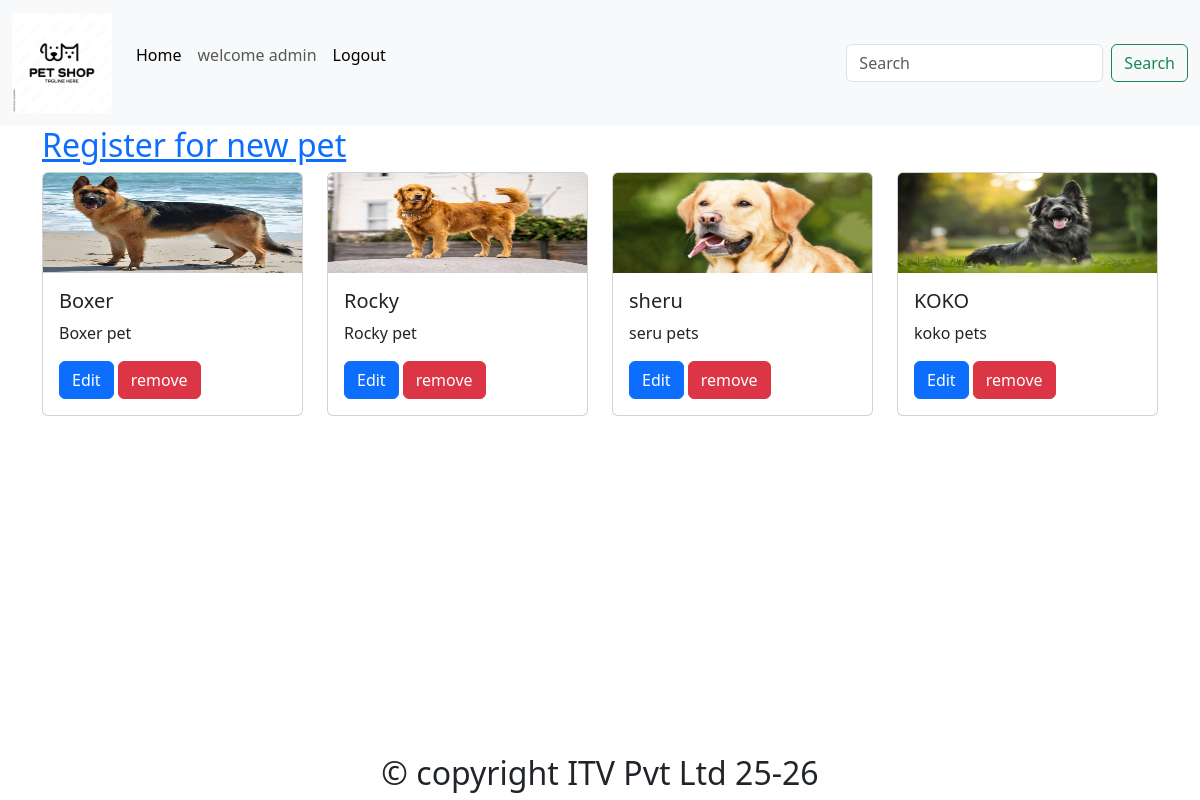
Before: /searchbygender/?gender=male (signed in) with the older database file.
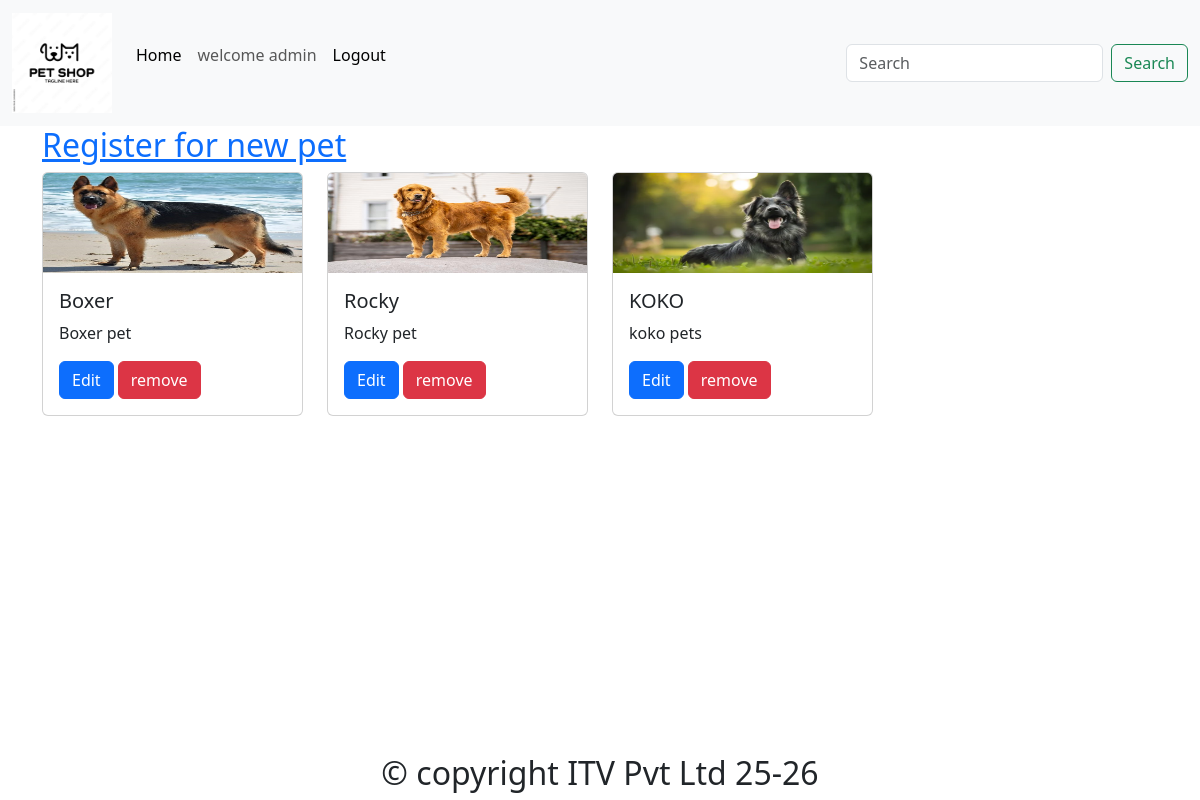
After: the same page with the newer database file.
### app/models.py (models this page shows)
class Pet(models.Model):
    petid = models.PositiveIntegerField(primary_key=True)
    petname = models.CharField(max_length=100,null=True,default=None)
    userid = models.ForeignKey(User,on_delete=models.SET_NULL,null=True,default=None)
    age = models.PositiveIntegerField()
    type = (("Male","Male"),("Female","Female"))
    gender = models.CharField(max_length=20, choices=type)
    description = models.TextField(null=True,default=None)
    photo = models.ImageField(upload_to="images")

### app/views.py (the view)
# urls.py: path("searchbygender/",views.searchbygender,name="searchbygender"),
def searchbygender(req):
    gender=req.GET["gender"]
    if gender=="male":
        allpets = Pet.objects.filter(gender__exact="Male")
    else:
        allpets = Pet.objects.filter(gender__exact="Female")
    context = {"allpets":allpets}
    print(allpets)
    if req.user.is_authenticated:
        return render(req, "dashboard.html", context)
    else:
        return render(req, "index.html", context)

### app/templates/dashboard.html (shortened to what this page needs)
{% extends 'base.html' %}
{% block body %}
<div class="container">
    <div class="row">
        <h2><a href="{% url 'PetRegister' %}">Register for new pet</a></h2>
        {% for x in allpets %}
        <div class="col-md-3">
            <div class="card">
                <img src="{{x.photo.url}}" class="card-img-top" alt="{{x.petname}}" style="height: 100px;">
                <div class="card-body">
                  <h5 class="card-title">{{x.petname}}</h5>
                  <p class="card-text">{{x.description}}</p>
                  <a href="{% url 'PetUpdate' x.pk %}" class="btn btn-primary">Edit</a>
                  <a href="{% url 'PetDelete' x.pk %}" class="btn btn-danger">remove</a>
                </div>
            </div>
        </div>
        {% endfor %}
    </div>
</div>
{% endblock %}

Changed rows visible on the page:
no longer on this page (row edited): Pet: photo (picture), petname "sheru", description "seru pets"
